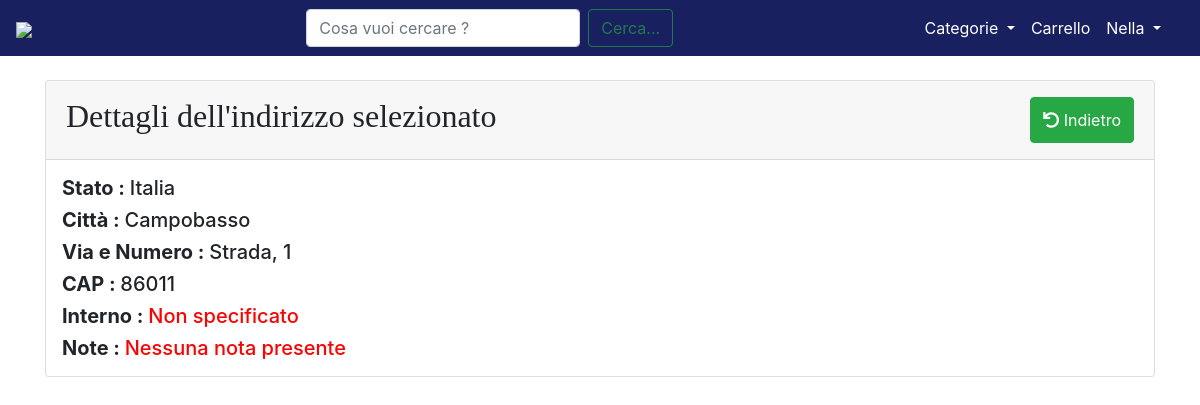
The page /user/address/1/ (signed in) on the database its author committed.
### core/models.py (models this page shows, shortened)
class ShippingAddress(models.Model):
    user = models.ForeignKey(User, on_delete=models.CASCADE, null=True)
    stato = models.CharField(max_length=30)
    città = models.CharField(max_length=30)
    cap = models.CharField(max_length=5)
    via = models.CharField(max_length=50)
    interno = models.CharField(max_length=30, blank=True)
    note = models.TextField(blank=True)
    default = models.BooleanField(default=False)
    class Meta:
        verbose_name_plural = 'Addresses'

### core/views.py (the view)
# urls.py: path('user/address/<int:pk>/', login_required(views.address_detail), name='address'),
def address_detail(request, pk):
    address = ShippingAddress.objects.get(pk=pk)
    if request.user.id != address.user.id:
        messages.info(request, "Non puoi accedere a questa pagina !")
        return HomeView(request)
    return render(request, 'accounts/address.html', context={"object": address})

### accounts/templates/accounts/address.html (shortened to what this page needs)
{% extends 'base.html' %}
{% load static %}
{% block content %}
<link rel="stylesheet" href="https://pro.fontawesome.com/releases/v5.13.0/css/all.css">
<br>
<div class="card shadow mb-4">
    <div class="card-header py-3 d-flex justify-content-between justify-content-between">
        <h2>Dettagli dell'indirizzo selezionato</h2>
        <button class="btn btn-success" onclick="window.history.go(-1);">
            <i class="fas fa-undo"></i>
            Indietro
        </button>
    </div>
    <h5 class="ml-3 mt-3"><strong>Stato : </strong>{{ object.stato }}</h5>
    <h5 class="ml-3"><strong>Città : </strong>{{ object.città }}</h5>
    <h5 class="ml-3"><strong>Via e Numero : </strong>{{ object.via }}</h5>
    <h5 class="ml-3"><strong>CAP : </strong>{{ object.cap }}</h5>
    {% if object.interno %}
    <h5 class="ml-3"><strong>Interno : </strong>{{ object.interno }}</h5>
    {% else %}
    <h5 class="ml-3"><strong>Interno : </strong><a style="color: red">Non specificato</a></h5>
    {% endif %}
    {% if object.note %}
    <h5><strong>Note : </strong>{{ object.note }}</h5>
    {% else %}
    <h5 class="ml-3 mb-3"><strong>Note : </strong><a style="color: red">Nessuna nota presente</a></h5>
    {% endif %}
</div>
{% endblock content %}

### templates/base.html (shortened to what this page needs)
{% load static %}
<!DOCTYPE html>
<html lang="it">
<head>
    <link rel="stylesheet" href="https://maxcdn.bootstrapcdn.com/bootstrap/4.0.0/css/bootstrap.min.css"
>
    <link rel="stylesheet" href="{% static 'css/base.css' %}">
</head>
<body>
<nav class="navbar navbar-expand-lg navbar-dark" style="background-color: #192060;">
    <a class="navbar-brand ml-auto" href="/"><img style="width: 9rem;"
                                                  src="https://github.com/LucaCarnevale/temporary_files/blob/main/logo_sito.PNG?raw=true"></a>
    <div class="container">
        <div class="collapse navbar-collapse" id="navbarSupportedContent">
            <form class="form-inline my-2 my-lg-0 mx-auto" action="{% url 'cerca' %}">
                <input name="kw" class="inputCerca form-control mr-sm-2" type="search" placeholder="Cosa vuoi cercare ?"
                       aria-label="Search">
                <button class="cerca btn btn-outline-success" type="submit">Cerca...</button>
            </form>
            <ul class="navbar-nav">
                <div class="collapse navbar-collapse" id="navbarNavDarkDropdown">
                    <ul class="navbar-nav">
                        <li class="nav-item dropdown active">
                            <a class="nav-link dropdown-toggle" href="#" id="navbarDropdown" role="button"
                               data-toggle="dropdown" aria-haspopup="true" aria-expanded="false">
                                Categorie
                            </a>
                        </li>
                    </ul>
                </div>
                {% if request.user.is_authenticated %}
                <li class="nav-item active ml-auto">
                    <a class="nav-link active" aria-current="page" href="{% url 'order_summary' %}">Carrello</a>
                </li>
                <li class="nav-item dropdown active">
                    <a class="nav-link dropdown-toggle" href="#" id="navbarDropdown" role="button"
                       data-toggle="dropdown" aria-expanded="false">
                        {{ request.user.username }}
                    </a>
                </li>
                {% endif %}
            </ul>
        </div>
    </div>
</nav>
<div class="container">
    {% block content %}
    {% endblock content %}
</div>
</body>
</html>

### static/css/base.css (style rules this page uses)
h2 { font-family: 'SansSerif'; }
body, html { height: 100%; margin: 0; }

### rows shown on the page
ShippingAddress: stato "Italia", città "Campobasso", via "Strada, 1", cap "86011"

### other values the page prints
{{ request.user.username }} "Nella"
